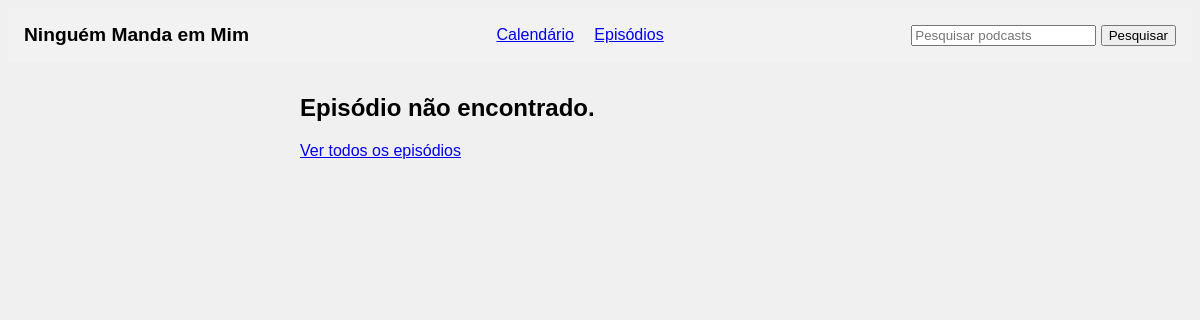
The page /episode/30 on the database as committed earlier.
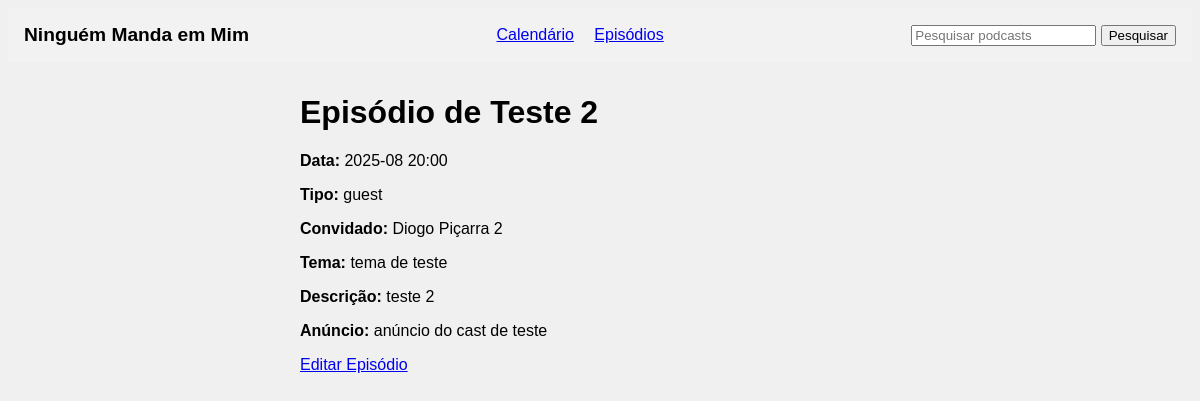
The same page on the database as committed later.
### tables this page shows
CREATE TABLE episodes (
        id INTEGER PRIMARY KEY AUTOINCREMENT,
        podcast_id INTEGER,
        title TEXT NOT NULL,
        description TEXT,
        scheduled_date TIMESTAMP,
        type TEXT,
        guest TEXT,
        theme TEXT,
        announcement TEXT,
        FOREIGN KEY(podcast_id) REFERENCES podcasts(id)
    );

### routes/podcast_routes.py (the view)
@podcast_bp.route('/episode/<int:id>')
def episode_detail(id):
    conn = sqlite3.connect(DB_PATH)
    cursor = conn.cursor()
    cursor.execute('SELECT id, podcast_id, scheduled_date, title, type, guest, theme, description, announcement FROM episodes WHERE id=?', (id,))
    row = cursor.fetchone()
    conn.close()
    if not row:
        return render_template('episode_detail.html', episode=None)
    episode = {
        'id': row[0],
        'podcast_id': row[1],
        'scheduled_date': row[2],
        'title': row[3],
        'type': row[4],
        'guest': row[5],
        'theme': row[6],
        'description': row[7],
        'announcement': row[8]
    }
    return render_template('episode_detail.html', episode=episode)

### app.py (called while the page is built)
@app.context_processor
def inject_today():
    return dict(today=date.today())

### routes/podcast_routes.py (called while the page is built)
@podcast_bp.context_processor
def inject_calendar():
    from datetime import date
    today = date.today()
    offset = 0
    nav = request.args.get('calnav')
    jump_month = request.args.get('jump_month')
    jump_year = request.args.get('jump_year')
    if nav == 'prev':
        offset = int(request.args.get('offset', 0)) - 1
    elif nav == 'next':
        offset = int(request.args.get('offset', 0)) + 1
    elif nav == 'jump' and jump_month and jump_year:
        return {'calendar_months': get_calendar_data(0, jump_month, jump_year), 'offset': 0}
    else:
        offset = int(request.args.get('offset', 0))
    calendar_months = get_calendar_data(offset)
    return dict(calendar_months=calendar_months, offset=offset, today=today)

### templates/episode_detail.html (shortened to what this page needs)
<!DOCTYPE html>
<html lang="en">
<head>
    <link rel="stylesheet" href="/static/custom.css">
</head>
<body>
    {% include 'menu.html' %}
    <div style="max-width:600px; margin:2em auto;">
        {% if episode %}
            <h1>{{ episode.title }}</h1>
            <p><strong>Data:</strong> {{ episode.scheduled_date|replace('T', ' ') }}</p>
            <p><strong>Tipo:</strong> {{ episode.type }}</p>
            {% if episode.guest %}<p><strong>Convidado:</strong> {{ episode.guest }}</p>{% endif %}
            <p><strong>Tema:</strong> {{ episode.theme }}</p>
            <p><strong>Descrição:</strong> {{ episode.description }}</p>
            <p><strong>Anúncio:</strong> {{ episode.announcement }}</p>
            <a href="/episode/{{ episode.id }}/edit">Editar Episódio</a>
        {% else %}
            <h2>Episódio não encontrado.</h2>
            <a href="/all_episodes">Ver todos os episódios</a>
        {% endif %}
    </div>
</body>
</html>

Rows that differ between the two databases and show on the page:
added episodes: title "Episódio de Teste 2", scheduled_date "2025-08 20:00", type "guest", guest "Diogo Piçarra 2", theme "tema de teste", description "teste 2", announcement "anúncio do cast de teste"
Other text that changed with them:
text no longer shown: "Episódio não encontrado. Ver todos os episódios"
text now shown: "Data: Tipo: Convidado: Tema: Descrição: Anúncio: Editar Episódio"
